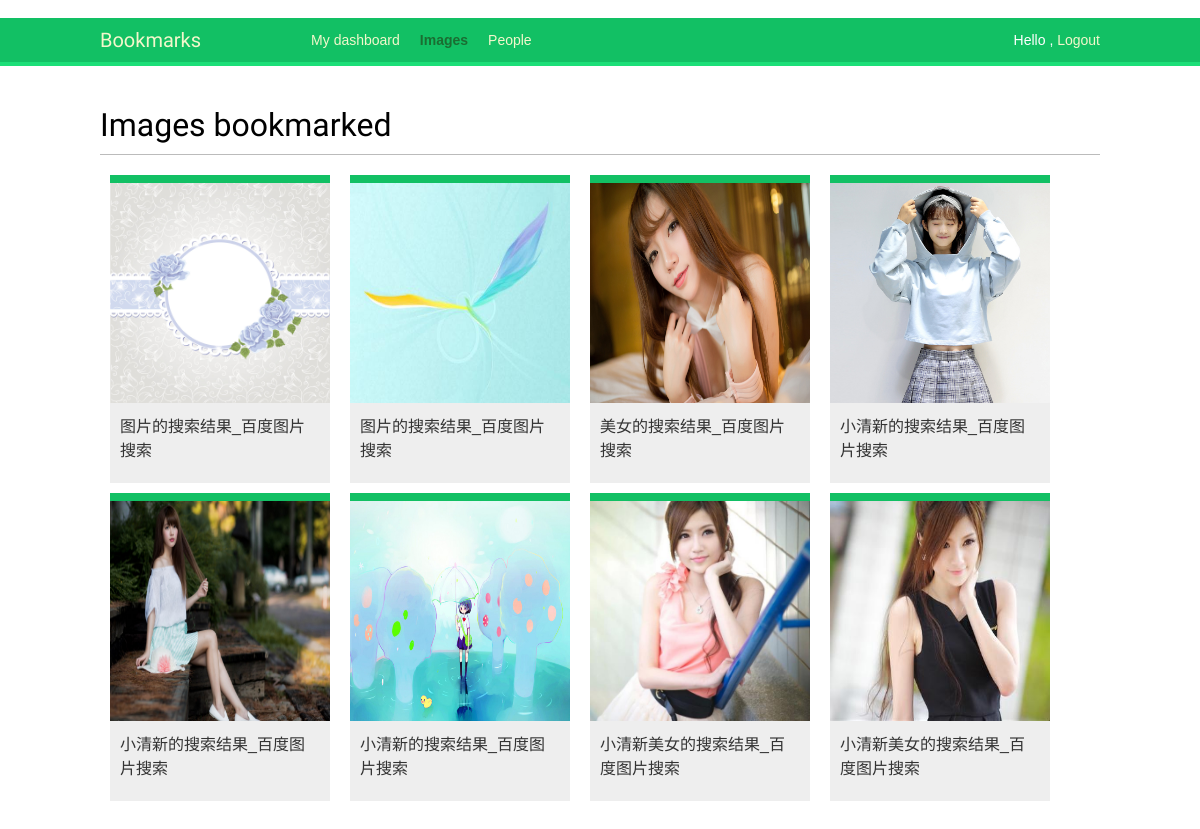
The app's page /images/ (signed in) with its own data.
### images/models.py (models this page shows, shortened)
class Image(models.Model):
    user = models.ForeignKey(settings.AUTH_USER_MODEL,related_name='images_created')
    title = models.CharField(max_length=200)
    slug = models.SlugField(max_length=200,blank=True)
    url = models.URLField()
    image = models.ImageField(upload_to='images/%Y/%m/%d')
    description = models.TextField(blank=True)
    created = models.DateField(auto_now_add=True,db_index=True)
    user_like = models.ManyToManyField(settings.AUTH_USER_MODEL,
                                        related_name='images_liked',blank=True)
    def get_absolute_url(self):
        return reverse('images:detail',args=(self.id,self.slug))

### images/views.py (the view)
@login_required
def image_list(request):
    images = Image.objects.all()
    paginator = Paginator(images, 8)
    page = request.GET.get('page')
    try:
        images = paginator.page(page)
    except PageNotAnInteger:
        images = paginator.page(1)
    except EmptyPage:
        if request.is_ajax():
            return HttpResponse('')
        images = paginator.page(paginator.num_pages)
    if request.is_ajax():
        return render(request, 'images/image/list_ajax.html', {'section': 'images', 'images': images})
    return render(request, 'images/image/list.html', {'section': 'images', 'images': images})

### images/templates/images/image/list.html (shortened to what this page needs)
{% extends "base.html" %}
{% block content %}
    <h1>Images bookmarked</h1>
    <div id="image-list">
        {% include "images/image/list_ajax.html" %}
    </div>
{% endblock %}

### account/templates/base.html (shortened to what this page needs)
﻿{% load staticfiles %}
<!DOCTYPE html>
<html>
<head>
    <link href="{% static "css/base.css" %}" rel="stylesheet">
</head>
<body>
    <div id="header">
        <span class="logo"><a href="{% url "dashboard" %}">Bookmarks</a></span>
        {% if request.user.is_authenticated %}
        <ul class="menu">
            <li {% if section == "dashboard" %}class="selected"{% endif %}>
                <a href="{% url "dashboard" %}">My dashboard</a>
            </li>
            <li {% if section == "images" %}class="selected"{% endif %}>
                <a href="{% url "images:list" %}">Images</a>
            </li>
            <li {% if section == "people" %}class="selected"{% endif %}>
                <a href="{% url "user_list" %}">People</a>
            </li>
        </ul>
        {% endif %}
        <span class="user">
            {% if request.user.is_authenticated %}
                Hello {{ request.user.first_name }},
                <a href="{% url "logout" %}">Logout</a>
            {% else %}
                <a href="{% url "login" %}">Log-in</a>
            {% endif %}
        </span>
    </div>
    <div id="content">
        {% block content %}
        {% endblock %}
    </div>
</body>
</html>

### images/templates/images/image/list_ajax.html (shortened to what this page needs)
{% load thumbnail %}
{% for image in images %}
    <div class="image">
        <a href="{{ image.get_absolute_url }}">
            {% thumbnail image.image "300x300" crop="100%" as im %}
                <a href="{{ image.get_absolute_url }}">
                    <img src="{{ im.url }}" >
                </a>
            {% endthumbnail %}
        </a>
        <div class="info">
            <a href="{{ image.get_absolute_url }}" class="title">{{ image.title }}</a>
        </div>
    </div>
{% endfor %}

### account/static/css/base.css (style rules this page uses)
body { margin:0; padding:0; font-family:helvetica, sans-serif; }
a { color:#12c064; text-decoration:none; }
h1, h2, h3, h4, h5 , h6 { font-family: 'Muli', sans-serif; font-weight:normal; }
h1 { border-bottom:1px solid #bbb; padding:0 0 10px 0; margin:10px 0 20px 0; }
#header { padding:10px 100px; font-size:14px; background:#12c064; color:#fff; border-bottom:4px solid #1cdf78; overflow:auto; }
#header .logo { font-family: 'Muli', sans-serif; float:left; color:#f3f7cc; font-size:20px; margin-right:10%; }
#header ul.menu { list-style:none; float:left; margin:0; padding:0; }
#header ul.menu li { float:left; padding:4px 10px; }
#header ul.menu li.selected a, #header ul.menu li.selected a:hover { color:#1b6d32; font-weight:bold; }
#header a { color:#f3f7cc; }
#header .user { float:right; padding-top:4px; }
#content { padding:30px 100px; }
#image-list { overflow:auto; }
#image-list .image { float:left; width:220px; height:300px; margin:0 10px 10px 10px; border-top:8px solid #12c064; background:#eee; }
#image-list img { width:220px; height:220px; }
#image-list .info { padding:10px; }
#image-list .info a { color:#333; }

### records on screen
Image: shows a picture, title "图片的搜索结果_百度图片搜索"
Image: shows a picture, title "图片的搜索结果_百度图片搜索"
Image: shows a picture, title "美女的搜索结果_百度图片搜索"
Image: shows a picture, title "小清新的搜索结果_百度图片搜索"
Image: shows a picture, title "小清新的搜索结果_百度图片搜索"
Image: shows a picture, title "小清新的搜索结果_百度图片搜索"
Image: shows a picture, title "小清新美女的搜索结果_百度图片搜索"
Image: shows a picture, title "小清新美女的搜索结果_百度图片搜索"
